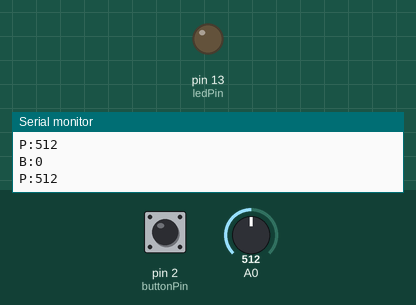
A sketch run on a simulated Arduino Uno, built with avr-gcc and run on an emulated ATmega328P. On the bench: output pins drawn as LEDs (lit = HIGH), the last lines printed to the serial monitor. The test bench sets the inputs (shaded band); at power-on: pin 2 (buttonPin) LOW, A0 = 512.

Above: at 1.2 s.
1.3 s: pin 2 (buttonPin) pulled HIGH for 0.15 s
At 1.39 s:
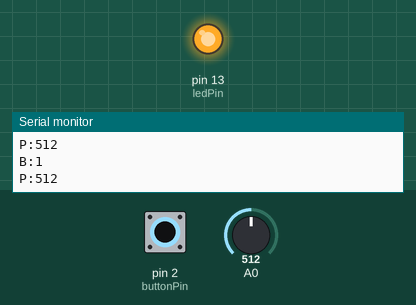
2.9 s: pin 2 (buttonPin) pulled HIGH for 3.2 s
At 7.0 s:
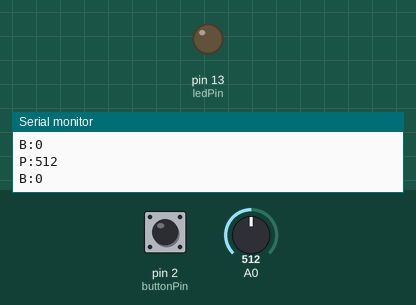
Timing chart, 0 to 8.5 s (numbered marks = the images above; inputs shaded):
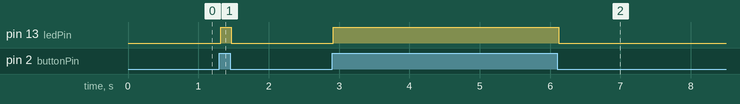

The sketch:

Peter1.ino
```cpp
const int buttonPin = 2;     // the number of the pushbutton pin
const int ledPin =  13;      // the number of the LED pin

// variables will change:
int buttonState = 0;         // variable for reading the pushbutton status
int potRead = 0;

void setup() {
  // initialize the LED pin as an output:
  pinMode(ledPin, OUTPUT);
  // initialize the pushbutton pin as an input:
  pinMode(buttonPin, INPUT);
  Serial.begin(9600);
}

void loop() {
  // read the state of the pushbutton value:
  buttonState = digitalRead(buttonPin);
  potRead = analogRead(A0);
  Serial.print("P:");
  Serial.println(potRead);

  Serial.print("B:");
  // check if the pushbutton is pressed.
  // if it is, the buttonState is HIGH:
  if (buttonState == HIGH) {
    // turn LED on:
    Serial.println(1);
    digitalWrite(ledPin, HIGH);
  } else {
    // turn LED off:
    Serial.println(0);
    digitalWrite(ledPin, LOW);
  }
}
```

Measured:
- after the input at 1.3 s, pin 13 (ledPin): LOW → HIGH at once, → LOW 0.15 s later
- after the input at 2.9 s, pin 13 (ledPin): LOW → HIGH at once, → LOW 3.2 s later
